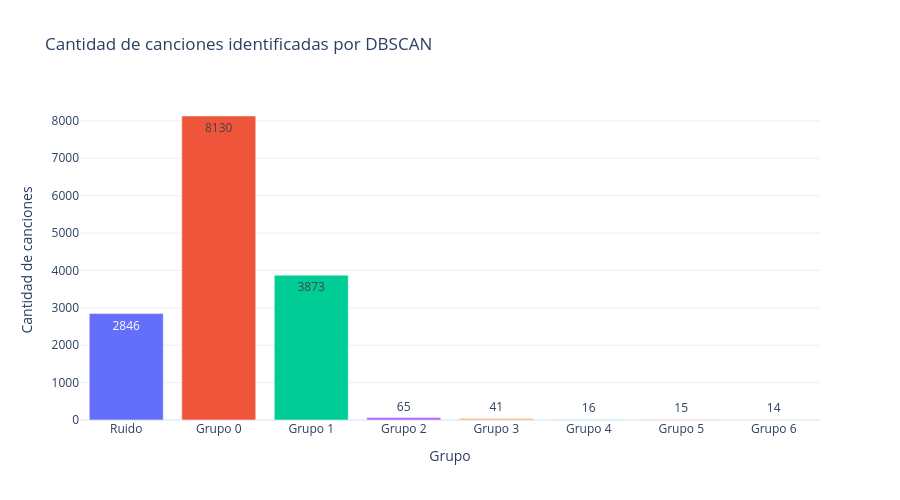

This figure's notebook cell:
### Code cell
conteo_clusters = (
    pd.Series(clusters_pca9)
    .value_counts()
    .sort_index()
    .rename_axis("cluster")
    .reset_index(name="Cantidad de canciones")
)

conteo_clusters["Grupo"] = conteo_clusters["cluster"].apply(
    lambda cluster: "Ruido" if cluster == -1 else f"Grupo {cluster}"
)

fig = px.bar(
    conteo_clusters,
    x="Grupo",
    y="Cantidad de canciones",
    color="Grupo",
    title="Cantidad de canciones identificadas por DBSCAN",
    text="Cantidad de canciones"
)

fig.update_layout(
    template="plotly_white",
    showlegend=False,
    height=500
)

fig.show()

### Figure 1 — Plotly figure (JSON) as saved in the notebook; plotly's stock layout.template omitted (floating-point values rounded to 4 significant figures)
{"data": [{"hovertemplate": "Grupo=%{x}<br>Cantidad de canciones=%{text}<extra></extra>", "legendgroup": "Ruido", "marker": {"color": "#636efa", "pattern": {"shape": ""}}, "name": "Ruido", "orientation": "v", "showlegend": true, "text": [2846.0], "textposition": "auto", "type": "bar", "x": ["Ruido"], "xaxis": "x", "y": [2846], "yaxis": "y"}, {"hovertemplate": "Grupo=%{x}<br>Cantidad de canciones=%{text}<extra></extra>", "legendgroup": "Grupo 0", "marker": {"color": "#EF553B", "pattern": {"shape": ""}}, "name": "Grupo 0", "orientation": "v", "showlegend": true, "text": [8130.0], "textposition": "auto", "type": "bar", "x": ["Grupo 0"], "xaxis": "x", "y": [8130], "yaxis": "y"}, {"hovertemplate": "Grupo=%{x}<br>Cantidad de canciones=%{text}<extra></extra>", "legendgroup": "Grupo 1", "marker": {"color": "#00cc96", "pattern": {"shape": ""}}, "name": "Grupo 1", "orientation": "v", "showlegend": true, "text": [3873.0], "textposition": "auto", "type": "bar", "x": ["Grupo 1"], "xaxis": "x", "y": [3873], "yaxis": "y"}, {"hovertemplate": "Grupo=%{x}<br>Cantidad de canciones=%{text}<extra></extra>", "legendgroup": "Grupo 2", "marker": {"color": "#ab63fa", "pattern": {"shape": ""}}, "name": "Grupo 2", "orientation": "v", "showlegend": true, "text": [65.0], "textposition": "auto", "type": "bar", "x": ["Grupo 2"], "xaxis": "x", "y": [65], "yaxis": "y"}, {"hovertemplate": "Grupo=%{x}<br>Cantidad de canciones=%{text}<extra></extra>", "legendgroup": "Grupo 3", "marker": {"color": "#FFA15A", "pattern": {"shape": ""}}, "name": "Grupo 3", "orientation": "v", "showlegend": true, "text": [41.0], "textposition": "auto", "type": "bar", "x": ["Grupo 3"], "xaxis": "x", "y": [41], "yaxis": "y"}, {"hovertemplate": "Grupo=%{x}<br>Cantidad de canciones=%{text}<extra></extra>", "legendgroup": "Grupo 4", "marker": {"color": "#19d3f3", "pattern": {"shape": ""}}, "name": "Grupo 4", "orientation": "v", "showlegend": true, "text": [16.0], "textposition": "auto", "type": "bar", "x": ["Grupo 4"], "xaxis": "x", "y": [16], "yaxis": "y"}, {"hovertemplate": "Grupo=%{x}<br>Cantidad de canciones=%{text}<extra></extra>", "legendgroup": "Grupo 5", "marker": {"color": "#FF6692", "pattern": {"shape": ""}}, "name": "Grupo 5", "orientation": "v", "showlegend": true, "text": [15.0], "textposition": "auto", "type": "bar", "x": ["Grupo 5"], "xaxis": "x", "y": [15], "yaxis": "y"}, {"hovertemplate": "Grupo=%{x}<br>Cantidad de canciones=%{text}<extra></extra>", "legendgroup": "Grupo 6", "marker": {"color": "#B6E880", "pattern": {"shape": ""}}, "name": "Grupo 6", "orientation": "v", "showlegend": true, "text": [14.0], "textposition": "auto", "type": "bar", "x": ["Grupo 6"], "xaxis": "x", "y": [14], "yaxis": "y"}], "layout": {"barmode": "relative", "height": 500, "legend": {"title": {"text": "Grupo"}, "tracegroupgap": 0}, "showlegend": false, "title": {"text": "Cantidad de canciones identificadas por DBSCAN"}, "xaxis": {"anchor": "y", "categoryarray": ["Ruido", "Grupo 0", "Grupo 1", "Grupo 2", "Grupo 3", "Grupo 4", "Grupo 5", "Grupo 6"], "categoryorder": "array", "domain": [0, 1], "title": {"text": "Grupo"}}, "yaxis": {"anchor": "x", "domain": [0, 1], "title": {"text": "Cantidad de canciones"}}}}
